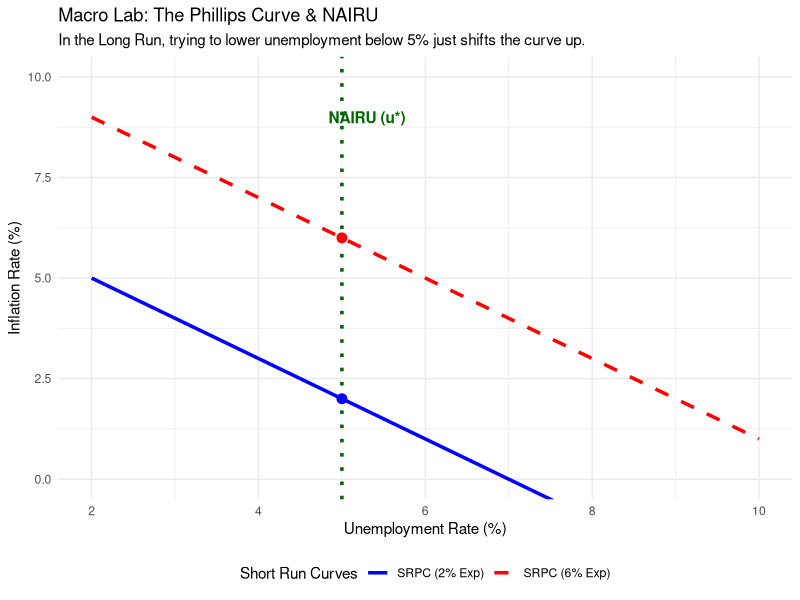

Source code (R): (Note: this script raises an error after producing the figure.)
library(tidyverse)


### 2. The R Lab: Simulating the "Volcker Shock"
#       We will simulate a central bank that tries to "buy" lower unemployment with inflation, 
#         only to find that expectations shift the curve against them.

# 1. Setup Unemployment Range
df_pc <- tibble(u = seq(2, 10, by = 0.1)) %>%
  mutate(
    # SRPC: Inflation = Expected_Inf - 1.0 * (u - 5)
    srpc_low = 2 - 1.0 * (u - 5),
    srpc_high = 6 - 1.0 * (u - 5)
  )

# 2. Plotting with the Vertical NAIRU
ggplot(df_pc, aes(x = u)) +
  geom_line(aes(y = srpc_low, color = "SRPC (2% Exp)"), linewidth = 1.2) +
  geom_line(aes(y = srpc_high, color = "SRPC (6% Exp)"), linewidth = 1.2, linetype = "dashed") +
  
  # --- THE NAIRU (Natural Rate of Unemployment) ---
  geom_vline(xintercept = 5, color = "darkgreen", linetype = "dotted", linewidth = 1.2) +
  annotate("text", x = 5.3, y = 9, label = "NAIRU (u*)", color = "darkgreen", fontface = "bold") +
  
  # Points
  annotate("point", x = 5, y = 2, size = 3, color = "blue") +
  annotate("point", x = 5, y = 6, size = 3, color = "red") +
  
  # Styling
  scale_color_manual(values = c("SRPC (2% Exp)" = "blue", "SRPC (6% Exp)" = "red")) +
  coord_cartesian(ylim = c(0, 10)) +
  labs(title = "Macro Lab: The Phillips Curve & NAIRU",
       subtitle = "In the Long Run, trying to lower unemployment below 5% just shifts the curve up.",
       x = "Unemployment Rate (%)", y = "Inflation Rate (%)", color = "Short Run Curves") +
  theme_minimal() +
  theme(legend.position = "bottom")

git_add(.)
git_commit("NAIRU, expectations-aug Phillips, Volcker Shock")
git_push()
